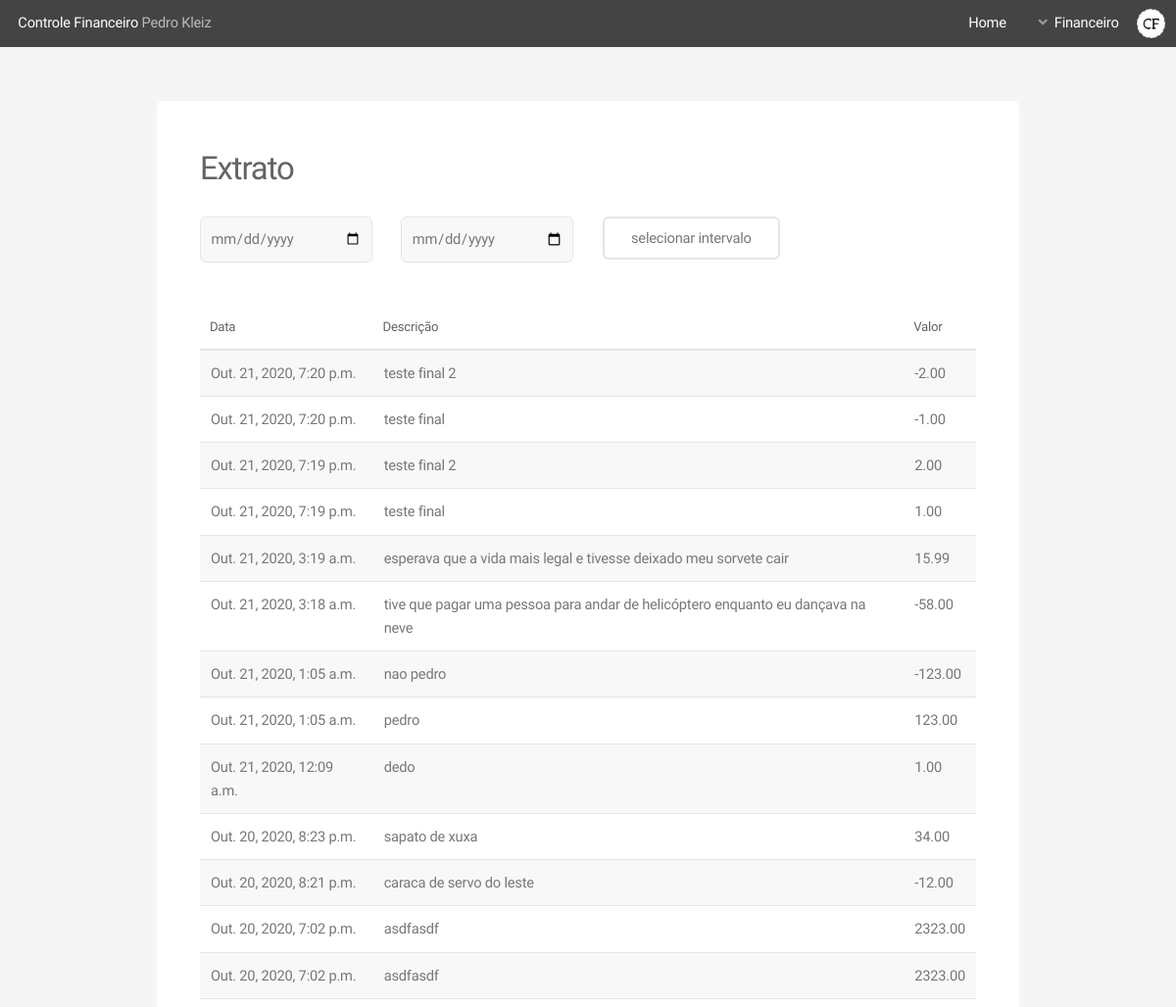
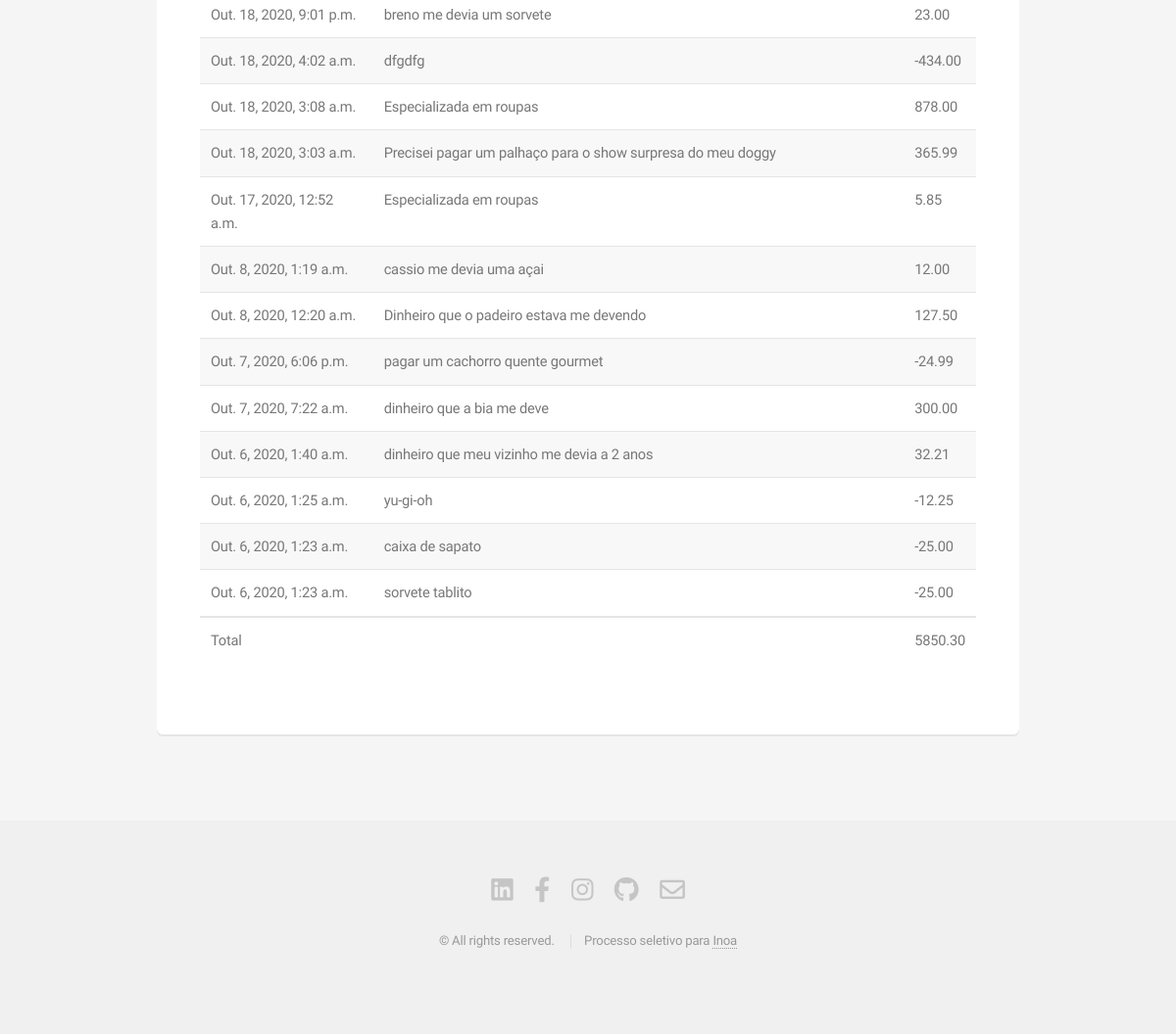
/statement, run on the app's committed database (2 pictures, top to bottom).
### website/models.py (models this page shows, shortened)
class Withdrawal(models.Model):
    withdrawal_name = models.CharField(max_length=50)
    withdrawal_value = models.DecimalField(
        blank=False, null=False, max_digits=20, decimal_places=2)
    withdrawal_date = models.DateTimeField(auto_now=True)

class Deposit(models.Model):
    deposit_name = models.CharField(max_length=50)
    deposit_value = models.DecimalField(
        blank=False, null=False, max_digits=20, decimal_places=2)
    deposit_date = models.DateTimeField(auto_now=True)

### website/views.py (the view)
# urls.py: path('statement', statement_view, name='statement'),
def statement_view(request):
    withdrawalsValue = Withdrawal.objects.values()
    depositsValue = Deposit.objects.values()
    listOfDictUnordered = list(chain(withdrawalsValue, depositsValue))
    listOfDictOrdered = orderListOfDicts(listOfDictUnordered)
    balance = totalStatement(listOfDictOrdered)
    dicStatementRender = {
        'listOfDictOrdered': listOfDictOrdered, 'balance': balance}
    return render(request, 'statement.html', dicStatementRender)

### website/functions.py (called while the page is built)
def totalStatement(listOfDict):
    totalP = 0
    totalN = 0
    for dicts in listOfDict:
        if(dicts['value'] > 0):
            totalP = totalP + dicts['value']
        if(dicts['value'] < 0):
            totalN = totalN + dicts['value']
    return totalP+totalN

### website/templates/statement.html (shortened to what this page needs)
{% load static %} {% include 'partials/headerBlack.html' %}
<section id="main" class="container">
  <section class="box">
    <header>
      <div class="gtr-uniform gtr-50 col-12">
        <h2>Extrato</h2>
      </div>
      <div class="col-12">
        <form method="post" style="margin-top:3ch" action="{% url 'statementResult' %}">
          <div class="row " class="col-12-mobilep col-12-mobile gtr-50 gtr-uniform">
            <div class="col-3 col-12-mobilep col-12-mobile ">
              <input type="date" class="value-box" name="dateStart" value="">
            </div>
            <div class="col-3 col-12-mobilep col-12-mobile ">
              <input type="date" class="value-box" name="dateEnd" value="">
            </div>
            <div class="col-3 col-12-mobilep col-12-mobile col-6-narrower">
              <input type="submit" class="button alt" value="selecionar intervalo">
            </div>
          </div>
        </form>
      </div>
    </header>
    <br>
    <div class="table-wrapper">
      <table>
        <thead>
          <tr>
            <th>Data</th>
            <th>Descrição</th>
            <th>Valor</th>
          </tr>
        </thead>
        <tbody>
          {% for dict in listOfDictOrdered %}
          <tr>
            <td>{{ dict.date }}</td>
            <td>{{ dict.name }}</td>
            <td>{{ dict.value }}</td>
          </tr>
          {% endfor %}
        </tbody>
        <tfoot>
          <tr>
            <td>Total</td>
            <td colspan="1"></td>
            <td>{{ balance }}</td>
          </tr>
        </tfoot>
      </table>
    </div>
  </section>
</section>
{% include 'partials/footer.html'%}

### data on the page
Withdrawal: date "Out. 21, 2020, 7:20 p.m.", name "teste final 2", value "-2.00"
Withdrawal: date "Out. 21, 2020, 7:20 p.m.", name "teste final", value "-1.00"
Deposit: date "Out. 21, 2020, 7:19 p.m.", name "teste final 2", value "2.00"
Deposit: date "Out. 21, 2020, 7:19 p.m.", name "teste final", value "1.00"
Deposit: date "Out. 21, 2020, 3:19 a.m.", name "esperava que a vida mais legal e tivesse deixado meu sorvete cair", value "15.99"
Withdrawal: date "Out. 21, 2020, 3:18 a.m.", name "tive que pagar uma pessoa para andar de helicóptero enquanto eu dançava na neve", value "-58.00"
Withdrawal: date "Out. 21, 2020, 1:05 a.m.", name "nao pedro", value "-123.00"
Deposit: date "Out. 21, 2020, 1:05 a.m.", name "pedro", value "123.00"
Deposit: date "Out. 21, 2020, 12:09 a.m.", name "dedo", value "1.00"
Deposit: date "Out. 20, 2020, 8:23 p.m.", name "sapato de xuxa", value "34.00"
Withdrawal: date "Out. 20, 2020, 8:21 p.m.", name "caraca de servo do leste", value "-12.00"
Deposit: date "Out. 20, 2020, 7:02 p.m.", name "asdfasdf", value "2323.00"
Deposit: date "Out. 20, 2020, 7:02 p.m.", name "asdfasdf", value "2323.00"
Deposit: date "Out. 18, 2020, 9:01 p.m.", name "breno me devia um sorvete", value "23.00"
Withdrawal: date "Out. 18, 2020, 4:02 a.m.", name "dfgdfg", value "-434.00"
Deposit: date "Out. 18, 2020, 3:08 a.m.", name "Especializada em roupas", value "878.00"
Deposit: date "Out. 18, 2020, 3:03 a.m.", name "Precisei pagar um palhaço para o show surpresa do meu doggy", value "365.99"
Deposit: date "Out. 17, 2020, 12:52 a.m.", name "Especializada em roupas", value "5.85"
Deposit: date "Out. 8, 2020, 1:19 a.m.", name "cassio me devia uma açai", value "12.00"
Deposit: date "Out. 8, 2020, 12:20 a.m.", name "Dinheiro que o padeiro estava me devendo", value "127.50"
Withdrawal: date "Out. 7, 2020, 6:06 p.m.", name "pagar um cachorro quente gourmet", value "-24.99"
Deposit: date "Out. 7, 2020, 7:22 a.m.", name "dinheiro que a bia me deve", value "300.00"
Deposit: date "Out. 6, 2020, 1:40 a.m.", name "dinheiro que meu vizinho me devia a 2 anos", value "32.21"
Withdrawal: date "Out. 6, 2020, 1:25 a.m.", name "yu-gi-oh", value "-12.25"
Withdrawal: date "Out. 6, 2020, 1:23 a.m.", name "caixa de sapato", value "-25.00"
Withdrawal: date "Out. 6, 2020, 1:23 a.m.", name "sorvete tablito", value "-25.00"

### other printed values
{{ balance }} "5850.30"
